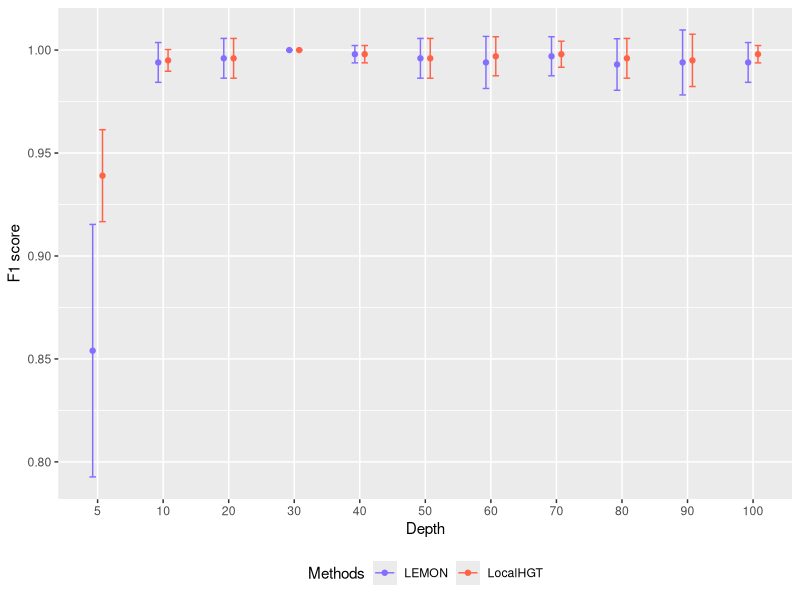

This figure's R source:
library(ggplot2)
library(dplyr)
# require(gridExtra)
# library(grid)

df <- read.table("depth_comparison.csv",sep=',', header=TRUE)
df$Depth<-sapply(df$Depth, as.factor)
pdf(file="depth.pdf", width=6, height=3)
# dep

df.summary <- df %>%
  group_by(Depth, Methods) %>%
  summarise(
    sd = sd(F1.score, na.rm = TRUE),
    F1.score = mean(F1.score)
  )
df.summary




ggplot(df.summary, aes(Depth, F1.score)) +
  geom_errorbar(
    aes(ymin = F1.score-sd, ymax = F1.score+sd, color = Methods),
    position = position_dodge(0.3), width = 0.2
    )+
  geom_point(aes(color = Methods), position = position_dodge(0.3)) +
  scale_color_manual(values = c("slateblue1" , "tomato"))+
    ylab("F1 score") +theme(legend.position="bottom")

  

dev.off()
  

# head(df)


